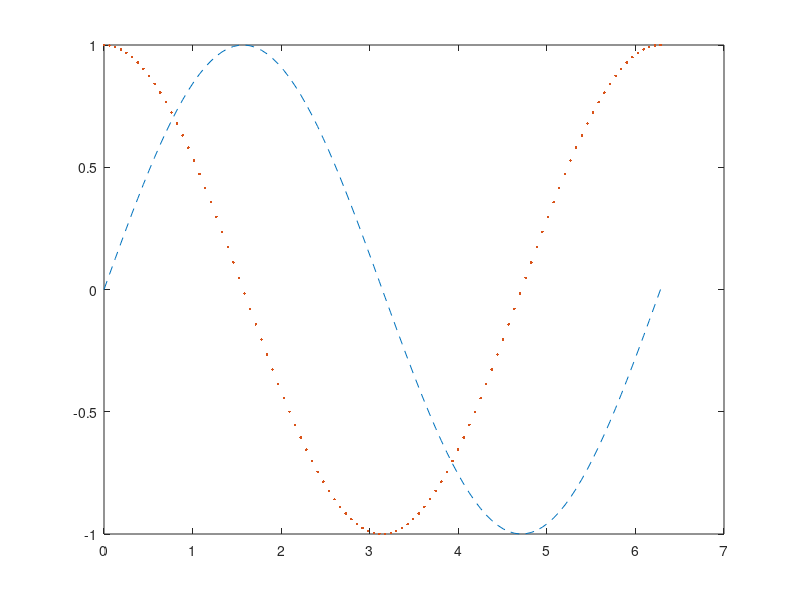

MATLAB code for this plot: (Note: this script raises an error after producing the figure.)
% plots

% plot fibbonaci sequence
y= [1,1,2,3,5,8,13,21];
plot(y)
% x increase by .1 evertime

x = [0,0.1,0.2,0.3,0.4,0.5,0.6,0.7]
plot(x,y)


%linspace creates range of values of x for us
x = linspace(0,100,200); % start, end, number of points in between
y = sin(x)
plot(x,y)
x = linspace(0,2*pi,100);
y=sin(x)
plot(x,y)

% plot two functions on the same plot
y2 = cos(x);
plot(x,y,x,y2);
plot(x,y,'--',x,y2,'.'); % -- and . are line style

openfig('test.fig') % used to open a figure file


